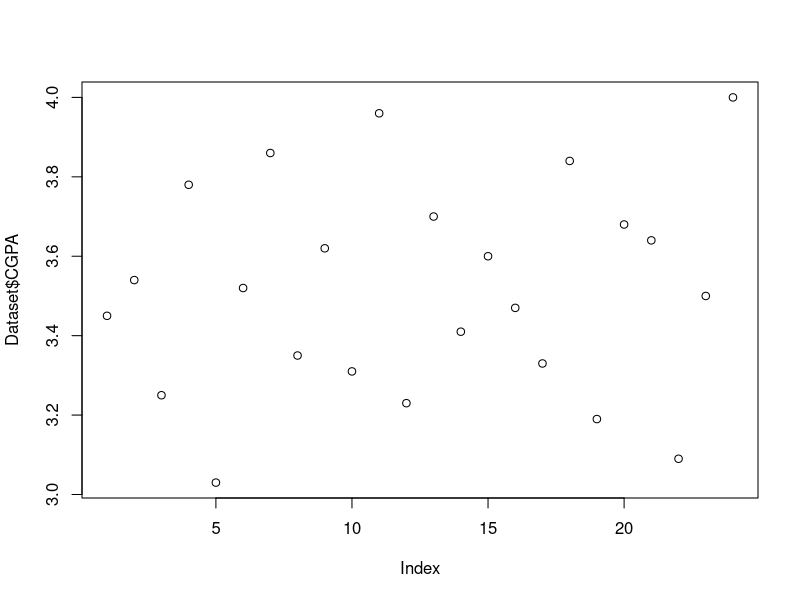
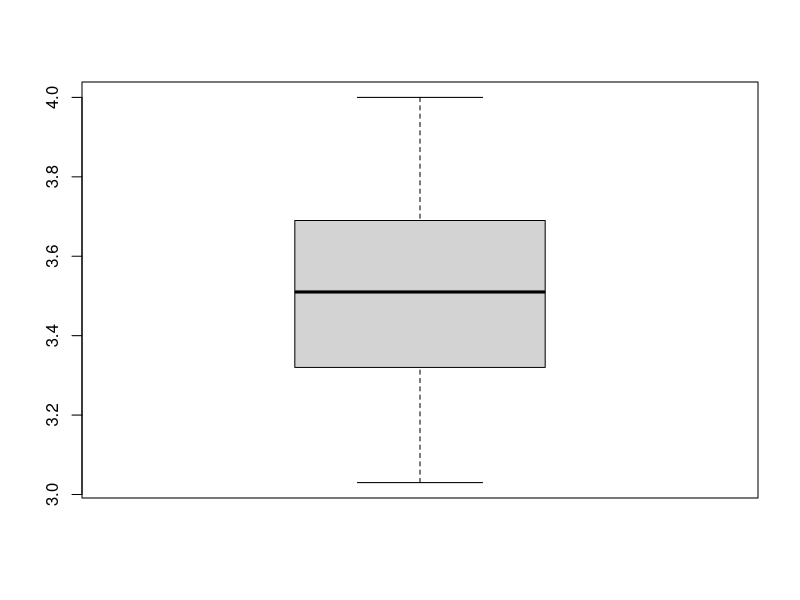
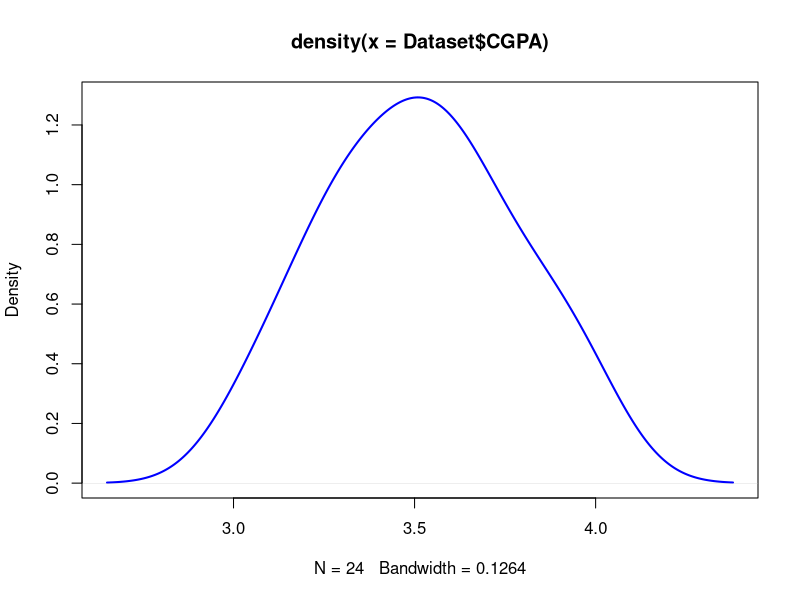
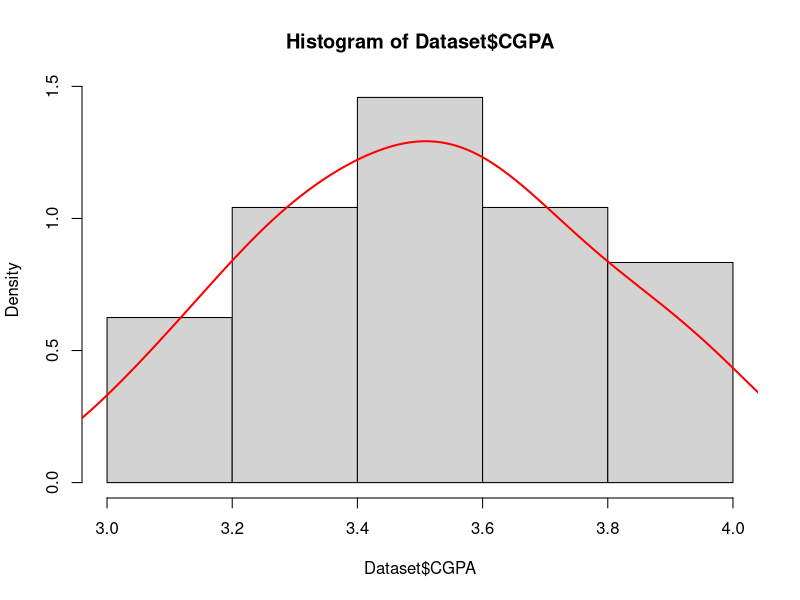
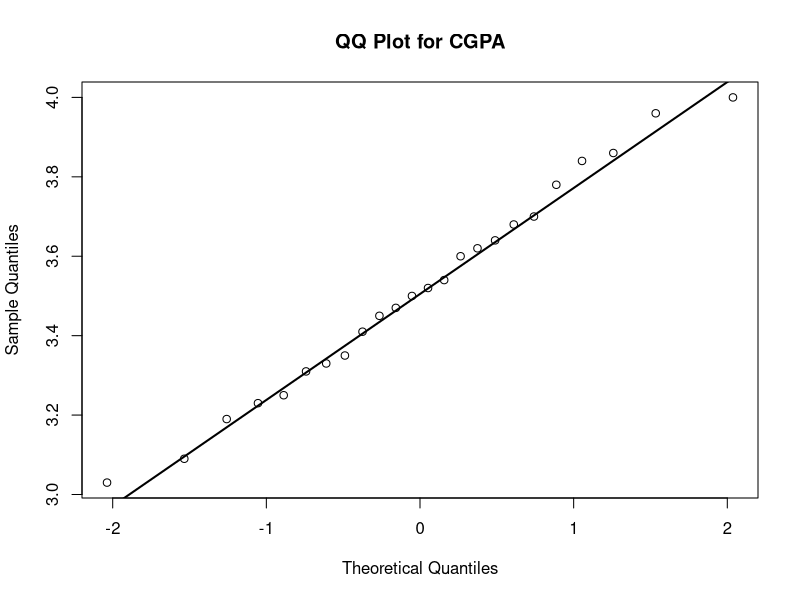
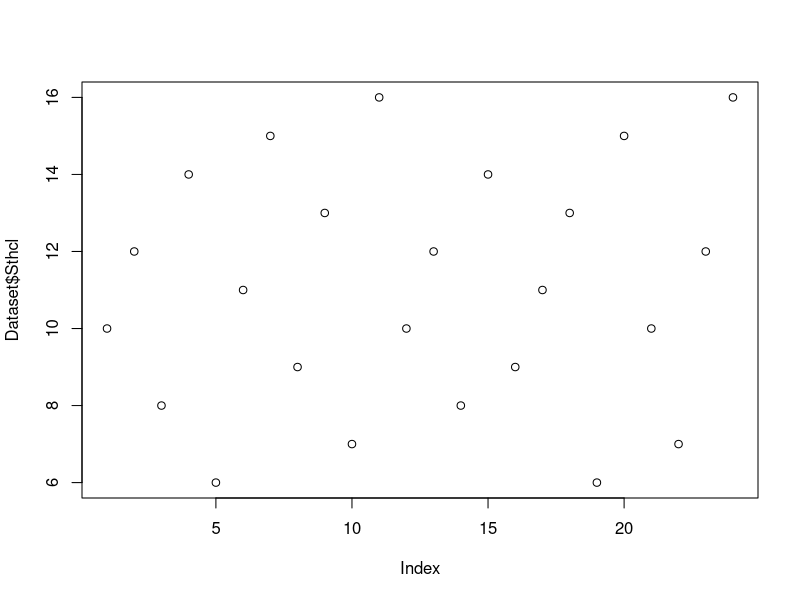
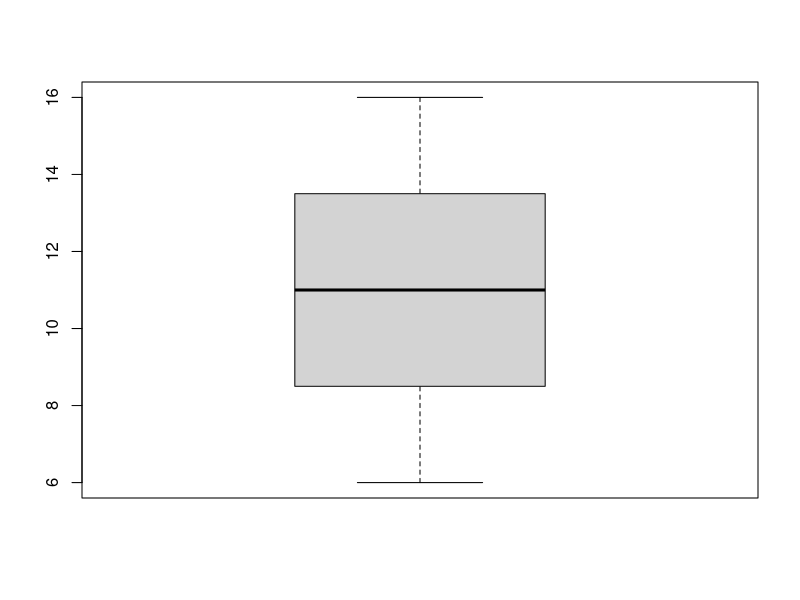
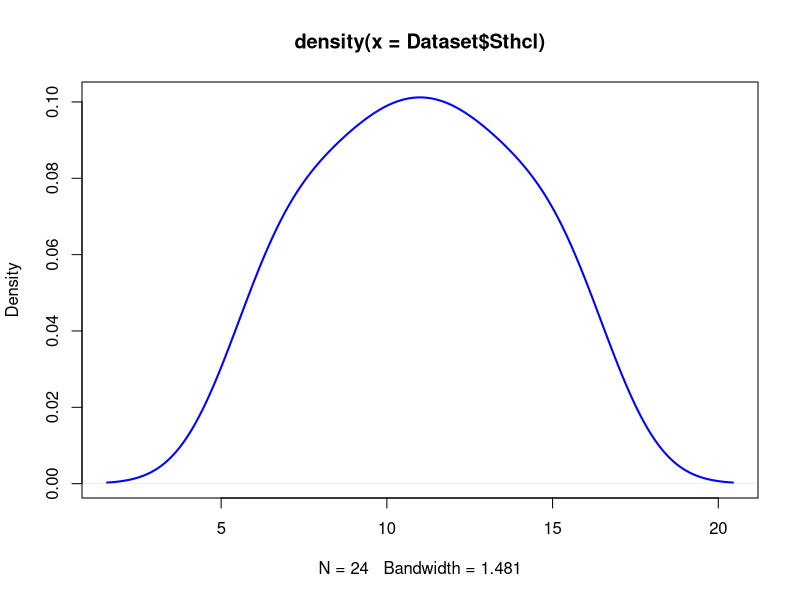

Recreate these plots in R, in order.
#============================================================
# Shapiro-Wilk Normality Test
# Model: Result (CGPA) = Study hour at class + Study hour at home
# First data will be analyzed by graphical methods and then analyzed by Shapiro-Wilk for Normality Test.
#============================================================


Dataset <- data.frame(
  CGPA = c(3.45, 3.54, 3.25, 3.78, 3.03, 3.52, 3.86, 3.35, 3.62, 3.31, 3.96, 3.23, 3.70, 
           3.41, 3.60, 3.47, 3.33, 3.84, 3.19, 3.68, 3.64, 3.09, 3.50, 4.00),
  Sthcl = c(10, 12, 8, 14, 6, 11, 15, 9, 13, 7, 16, 10, 12, 8, 14, 9, 11, 13, 6, 15, 10, 
            7, 12, 16),
  Sthhm = c(6, 8, 4, 10, 3, 7, 12, 5, 9, 6, 13, 4, 11, 7, 6, 9, 5, 12, 5, 8, 10, 3, 6, 14)
)

View(Dataset)
str(Dataset)


##graphical method
# for CGPA
plot(Dataset$CGPA)
boxplot(Dataset$CGPA)
plot(density(Dataset$CGPA), col = "blue", lwd = 2)
hist(Dataset$CGPA, freq = FALSE)
lines(density(Dataset$CGPA), col = "red", lwd = 2)
qqnorm(Dataset$CGPA, main = "QQ Plot for CGPA"); qqline(Dataset$CGPA, lwd = 2)


#for Study hour at class (Sthcl)
plot(Dataset$Sthcl)
boxplot(Dataset$Sthcl)
plot(density(Dataset$Sthcl), col = "blue", lwd = 2)
hist(Dataset$Sthcl, freq = FALSE)
lines(density(Dataset$Sthcl), col = "red", lwd = 2)
qqnorm(Dataset$Sthcl, main = "QQ Plot for Study hour at class"); qqline(Dataset$Sthcl, lwd = 2)


#for Study hour at home (Sthhm)
plot(Dataset$Sthhm)
boxplot(Dataset$Sthhm)
plot(density(Dataset$Sthhm), col = "blue", lwd = 2)
hist(Dataset$Sthhm, freq = FALSE)
lines(density(Dataset$Sthhm), col = "red", lwd = 2)
qqnorm(Dataset$Sthhm, main = "QQ Plot for Study hour at home"); qqline(Dataset$Sthhm, lwd = 2)



# Shapiro-Wilk Normality Test
# #H0: The data is normally distributed
## H1: The data is not normally distributed

shapiro.test(Dataset$CGPA) #W = 0.98394, p-value = 0.9559
shapiro.test(Dataset$Sthcl) #W = 0.95651, p-value = 0.3724
shapiro.test(Dataset$Sthhm) #W = 0.95104, p-value = 0.2853

# Here W value of CGPA is 0.98394 which is very close to 1(Normal). Since P-Value is 0.9559 > 0.05, we fail to reject null hypothesis. CGPA is normally distributed.
# Also W value of Study hour at class is 0.95651, very close to 1(Normal). Since P-Value is 0.3724 > 0.05, we fail to reject null hypothesis. Study hour at class is normally distributed.
# And W value of Study hour at home is 0.95104 which is very close to 1(Normal). Since P-Value is 0.2853 > 0.05, we fail to reject null hypothesis. Study hour at home is normally distributed.
# Finally we conclude that all the variables are normally distributed in the model.
